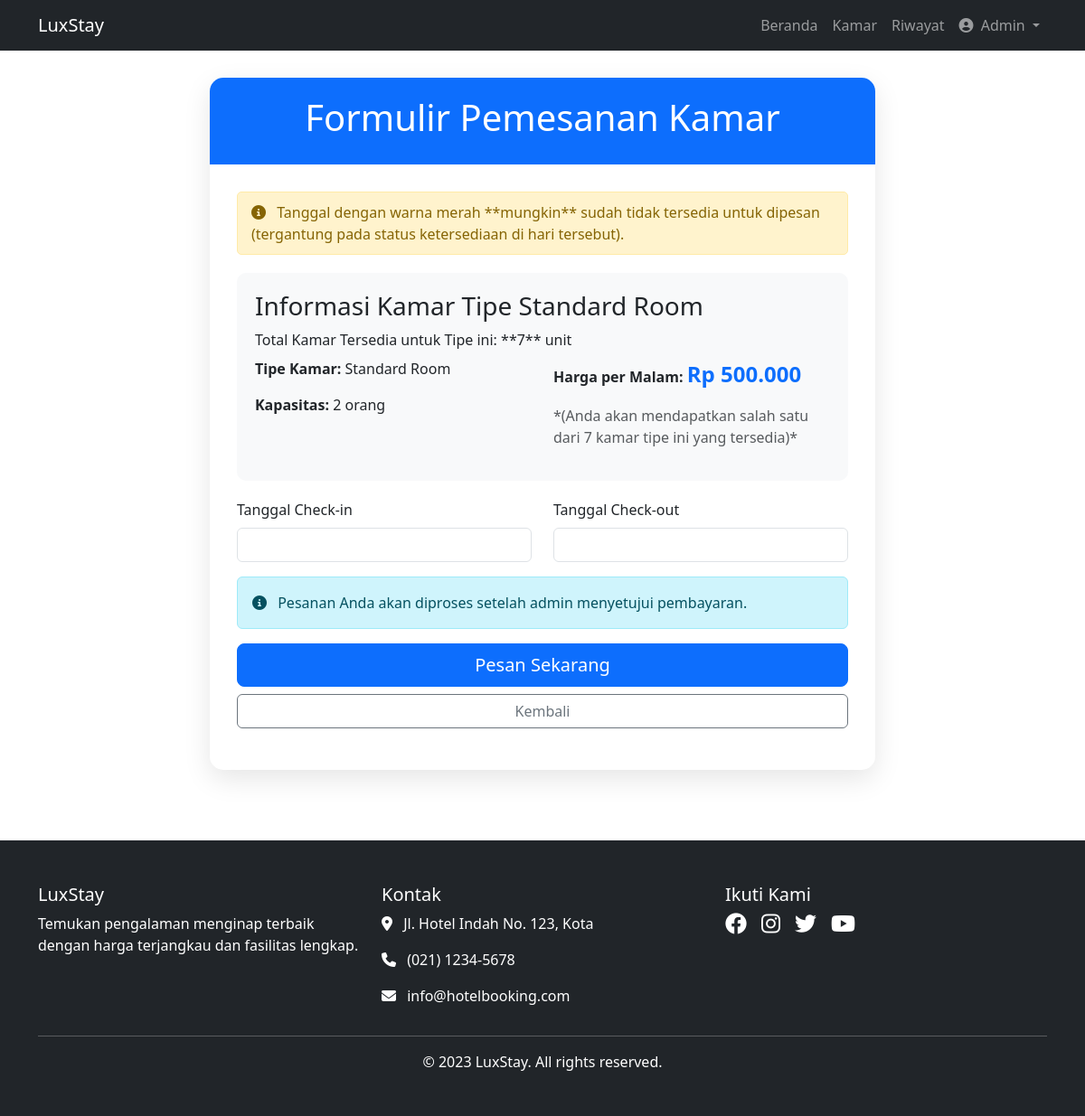
Page /kamar_pesan.php?id=1 (signed in) on the committed database.
### tables this page shows
CREATE TABLE `room_types` (
  `id` int NOT NULL,
  `name` varchar(100) NOT NULL,
  `description` text,
  `price_per_night` decimal(10,2) NOT NULL,
  `capacity` int NOT NULL,
  `facilities` text,
  `created_at` datetime DEFAULT CURRENT_TIMESTAMP
);

### kamar_pesan.php (the view, shortened to what this page needs)
<?php
include 'koneksi.php';
include 'bootstrap.php';
$room_type_id = $_GET['id'];
$query_type = "
    SELECT rt.name AS room_type, rt.price_per_night, rt.capacity, rt.id AS room_type_id
    FROM room_types rt
    WHERE rt.id = $room_type_id
";
$result_type = $koneksi->query($query_type);
$room_type = $result_type->fetch_assoc();
$query_total_rooms = "SELECT COUNT(id) AS total_rooms FROM rooms WHERE room_type_id = $room_type_id";
$result_total_rooms = $koneksi->query($query_total_rooms);
$total_rooms = $result_total_rooms->fetch_assoc()['total_rooms'];
$formatted_price = number_format($room_type['price_per_night'], 0, ',', '.');
?>
<!DOCTYPE html>
<html lang="id">
<head>
    <link rel="stylesheet" href="https://cdn.jsdelivr.net/npm/flatpickr/dist/flatpickr.min.css">
</head>
<body>
    <div class="container">
        <div class="row justify-content-center">
            <div class="col-md-8">
                <div class="booking-card">
                    <div class="booking-header">
                        <h1>Formulir Pemesanan Kamar</h1>
                    </div>
                    <div class="booking-body">
                        <div class="alert-booking">
                            <i class="fas fa-info-circle me-2"></i> Tanggal dengan warna merah **mungkin** sudah tidak tersedia untuk dipesan (tergantung pada status ketersediaan di hari tersebut).
                        </div>
                        <div class="room-info">
                            <h3>Informasi Kamar Tipe <?= $room_type['room_type'] ?></h3>
                            <p class="mb-2">Total Kamar Tersedia untuk Tipe ini: **<?= $total_rooms ?>** unit</p>
                            <div class="row">
                                <div class="col-md-6">
                                    <p><strong>Tipe Kamar:</strong> <?= $room_type['room_type'] ?></p>
                                    <p><strong>Kapasitas:</strong> <?= $room_type['capacity'] ?> orang</p>
                                </div>
                                <div class="col-md-6">
                                    <p><strong>Harga per Malam:</strong> <span class="price-tag">Rp <?= $formatted_price ?></span></p>
                                    <p class="text-muted">*(Anda akan mendapatkan salah satu dari <?= $total_rooms ?> kamar tipe ini yang tersedia)*</p>
                                </div>
                            </div>
                        </div>
                        <form method="POST" action="" id="bookingForm">
                            <div class="row mb-3">
                                <div class="col-md-6">
                                    <label for="check_in" class="form-label">Tanggal Check-in</label>
                                    <input type="text" class="form-control" id="check_in" name="check_in" required>
                                </div>
                                <div class="col-md-6">
                                    <label for="check_out" class="form-label">Tanggal Check-out</label>
                                    <input type="text" class="form-control" id="check_out" name="check_out" required>
                                </div>
                            </div>
                            <div class="alert alert-info">
                                <i class="fas fa-info-circle me-2"></i> Pesanan Anda akan diproses setelah admin menyetujui pembayaran.
                            </div>
                            <div class="d-grid gap-2">
                                <button type="submit" class="btn btn-primary btn-lg">Pesan Sekarang</button>
                                <a href="kamar_detail.php?id=<?= $room_type['room_type_id'] ?>" class="btn btn-outline-secondary">Kembali</a>
                            </div>
                        </form>
                    </div>
                </div>
            </div>
        </div>
    </div>
    <footer class="bg-dark text-white py-5 mt-5">
        <div class="container">
            <div class="row">
                <div class="col-md-4 mb-4 mb-md-0">
                    <h5>LuxStay</h5>
                    <p>Temukan pengalaman menginap terbaik dengan harga terjangkau dan fasilitas lengkap.</p>
                </div>
                <div class="col-md-4 mb-4 mb-md-0">
                    <h5>Kontak</h5>
                    <p><i class="fas fa-map-marker-alt me-2"></i> Jl. Hotel Indah No. 123, Kota</p>
                    <p><i class="fas fa-phone me-2"></i> (021) 1234-5678</p>
                    <p><i class="fas fa-envelope me-2"></i> info@hotelbooking.com</p>
                </div>
                <div class="col-md-4">
                    <h5>Ikuti Kami</h5>
                    <div class="d-flex gap-3 fs-4">
                        <a href="#" class="text-white"><i class="fab fa-facebook"></i></a>
                        <a href="#" class="text-white"><i class="fab fa-instagram"></i></a>
                        <a href="#" class="text-white"><i class="fab fa-twitter"></i></a>
                        <a href="#" class="text-white"><i class="fab fa-youtube"></i></a>
                    </div>
                </div>
            </div>
            <hr>
            <div class="text-center">
                <p class="mb-0">&copy; 2023 LuxStay. All rights reserved.</p>
            </div>
        </div>
    </footer>
</body>
</html>

### kamar_pesan.php (style rules this page uses)
.booking-card { border-radius: 15px; box-shadow: 0 10px 30px rgba(0, 0, 0, 0.1); overflow: hidden; margin-top: 30px; margin-bottom: 30px; }
.booking-header { background-color: #0d6efd; color: white; padding: 20px; text-align: center; }
.booking-body { padding: 30px; }
.room-info { background-color: #f8f9fa; border-radius: 10px; padding: 20px; margin-bottom: 20px; }
.price-tag { font-size: 1.5rem; font-weight: bold; color: #0d6efd; }
.alert-booking { background-color: #fff3cd; border: 1px solid #ffeaa7; color: #856404; padding: 10px 15px; border-radius: 5px; margin-bottom: 20px; }

### rows in the picture
room_types: name "Standard Room", capacity "2", price_per_night "500.000"

### other values in the picture
$userName "Admin"
$total_rooms "7"
